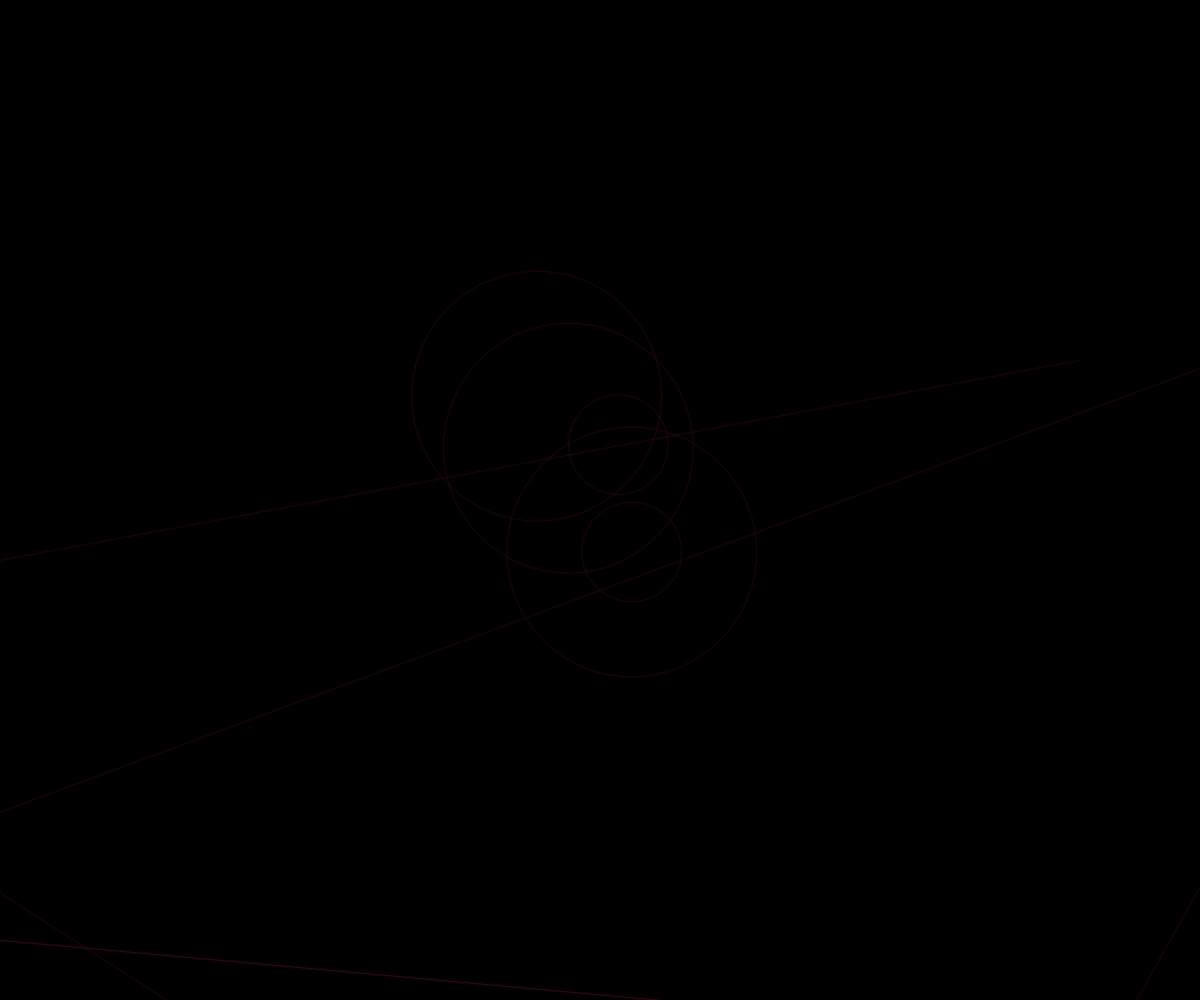
Frame 1 (no input)
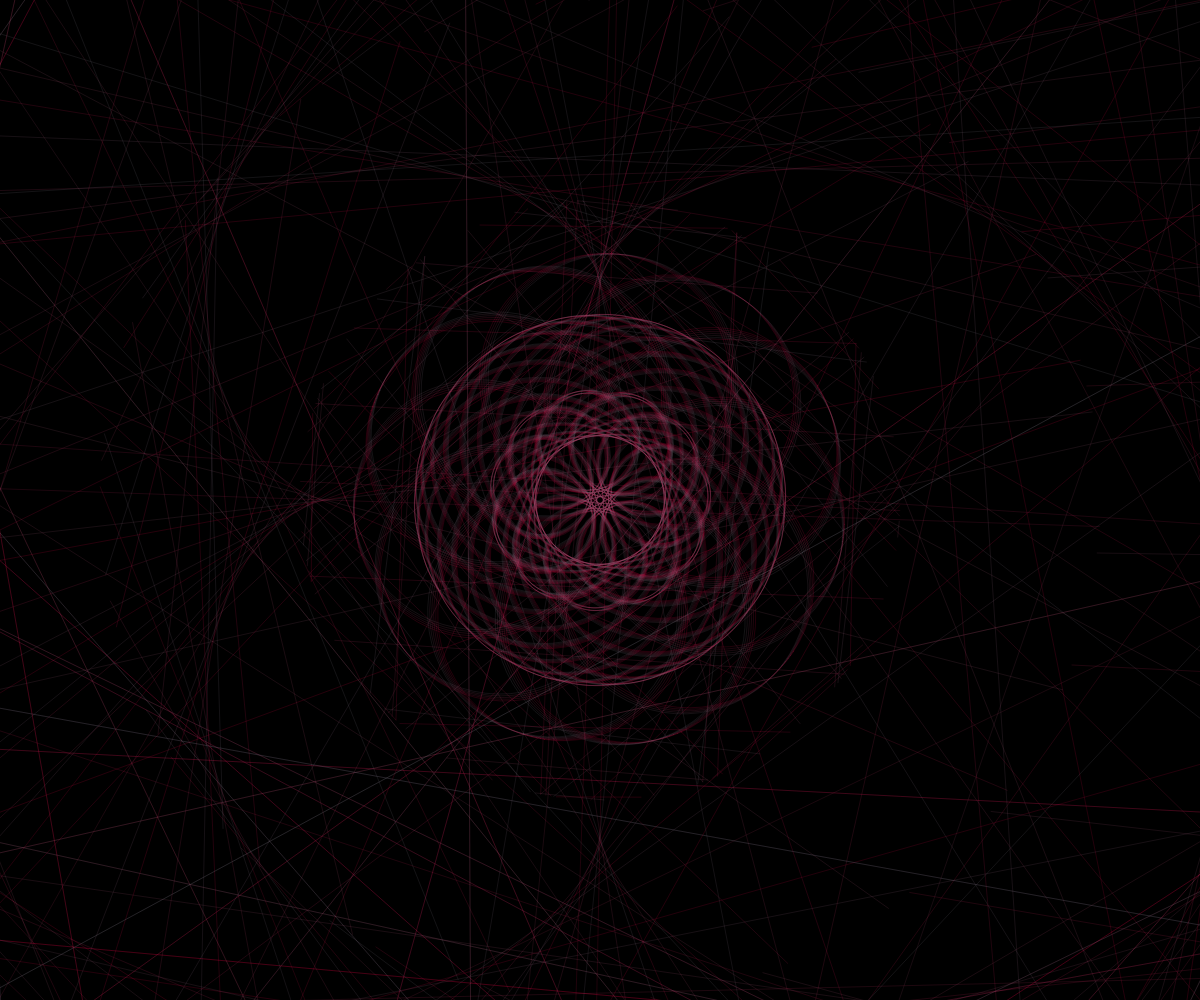
Frame 60 (no input)
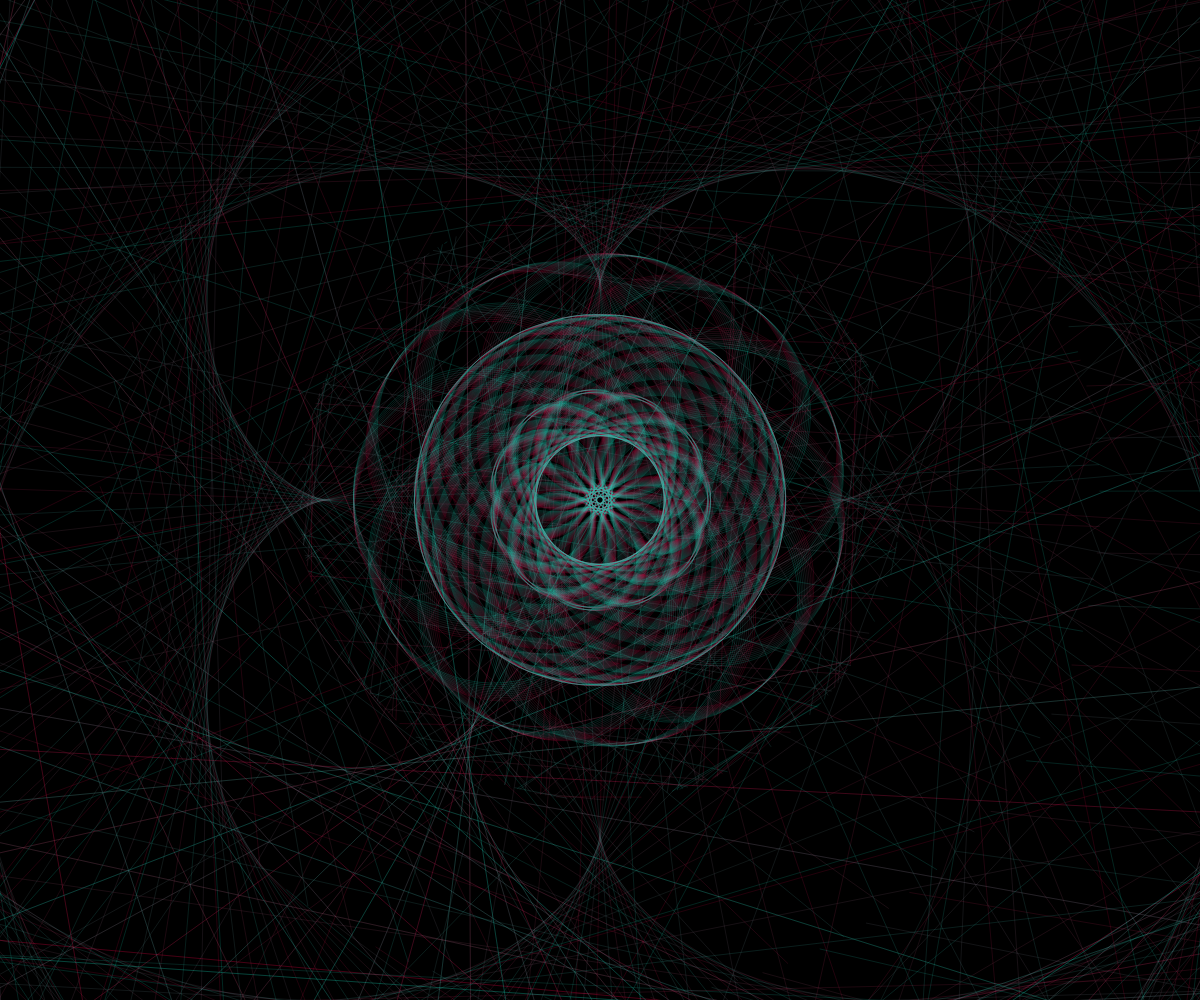
Frame 120 (the mouse pressed at the canvas centre since frame 60)

The p5.js sketch that drew these frames (run headless with seeded random() and noise() and a simulated clock; from frame 60 on, the mouse is pressed at the canvas centre):

// p5.js sketch
// ── sketch.js
function preload(){
  // put preload code here
}

function setup() {
  // put setup code here
  createCanvas(windowWidth, windowHeight);
    frameRate(20);
    background(0);
    strokeWeight(0.15);
}

function draw() {

 translate(width/2,height/2);
 angleMode(CENTER);



 rotate(frameCount*4);
line(300,0,cos(frameCount*3)*300,sin(frameCount*3)*300);

 stroke(lerpColor(color('#ea0043'), color('#0fefca'),frameCount/120));
 noFill();

 ellipse(60,10,250,250);
 ellipse(-60,-10,250,250);
 ellipse(30,50,100,100);
 ellipse(-60,-10,100,100);
 ellipse(120,20,250,250);

 rotate(frameCount*2);
 stroke(lerpColor(color('#ea0043'), color('#0fefca'),frameCount/120));

 //sopra
 line(0,height,cos(frameCount*3)*width,sin(frameCount*3)*width);


  //laterale

  line(width,0,cos(frameCount*3)*width,sin(frameCount*3)*width);
  line(500,0,cos(frameCount*3)*width,-sin(frameCount*3)*width);


  line(0,height,-cos(frameCount*3)*width,-sin(frameCount*3)*width);
  line(0,height,cos(frameCount*3)*height,-sin(frameCount*3)*height);

 //sotto
 line(width,height,cos(frameCount*3)*height,sin(frameCount*3)*height);
 line(width,height,cos(frameCount*3)*height,sin(frameCount*3)*height);



 if (frameCount == 200) {
    noLoop();

}

}
